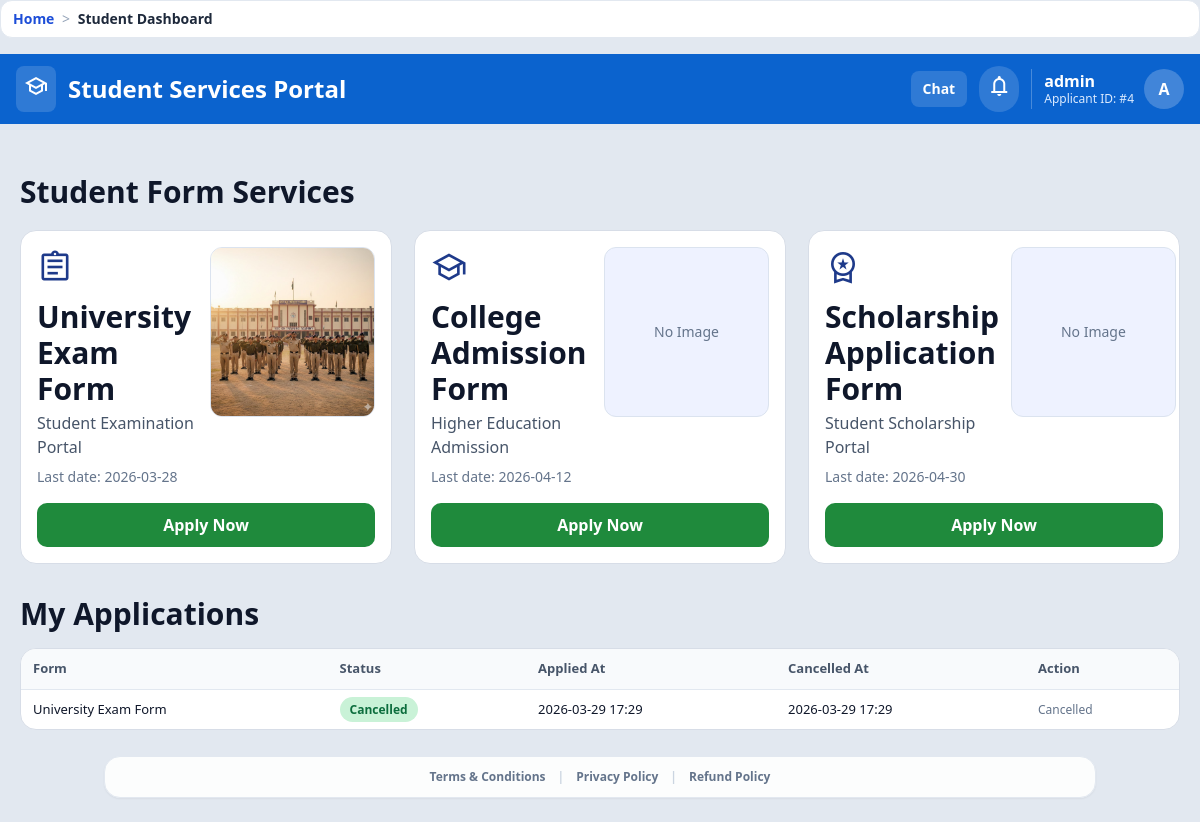
The page /student-services/ (signed in) on the database as committed earlier.
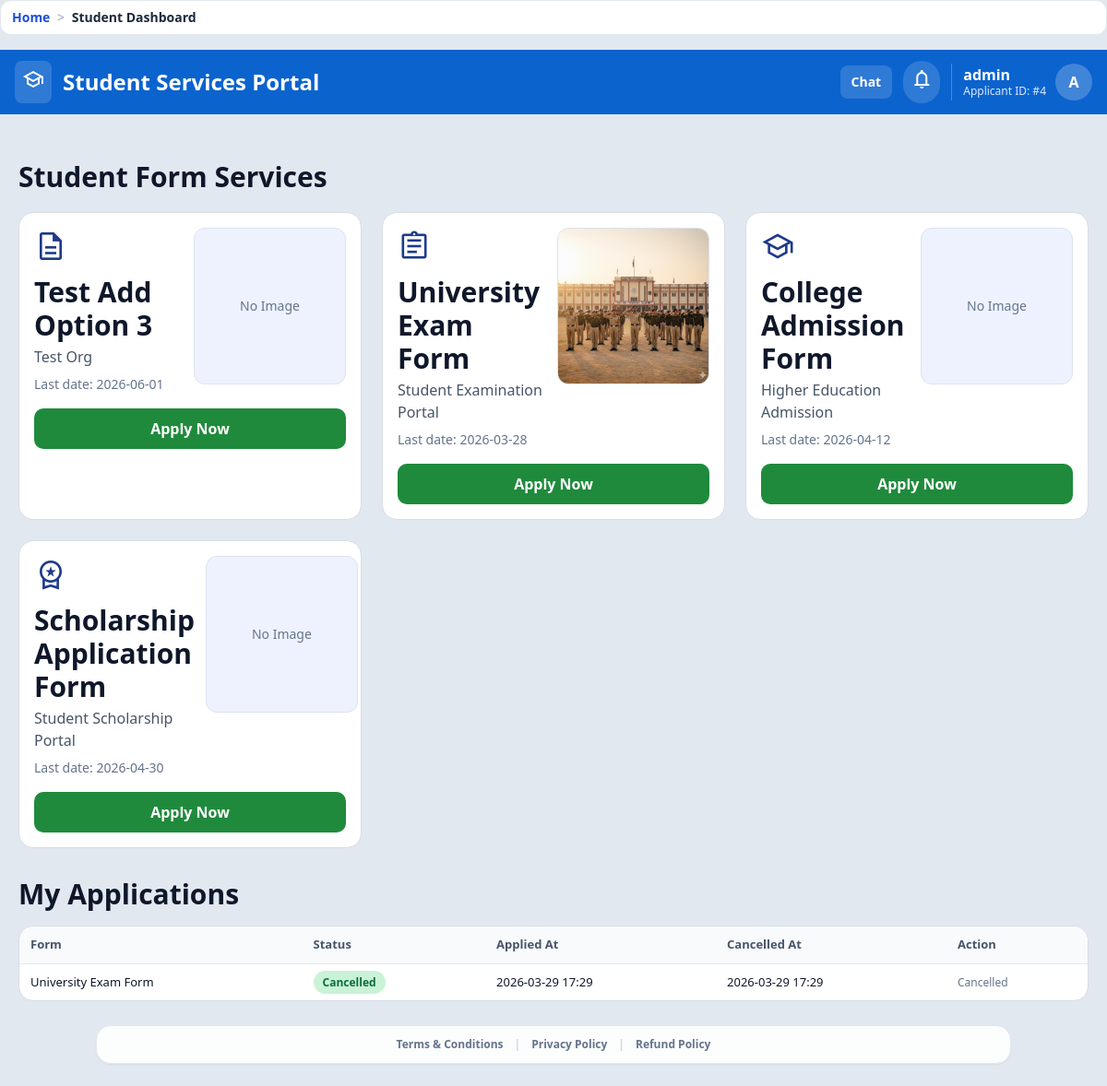
The same page on the database as committed later.
### accounts/models.py (models this page shows, shortened)
class UserProfile(models.Model):
    user          = models.OneToOneField(User, on_delete=models.CASCADE, related_name='profile')
    full_name     = models.CharField(max_length=150, blank=True)
    father_name   = models.CharField(max_length=150, blank=True)
    mother_name   = models.CharField(max_length=150, blank=True)
    dob           = models.DateField(null=True, blank=True)
    GENDER_CHOICES = [('M','Male'),('F','Female'),('O','Other')]
    gender        = models.CharField(max_length=1, choices=GENDER_CHOICES, blank=True)
    CATEGORY_CHOICES = [('General','General'),('OBC','OBC'),('SC','SC'),('ST','ST')]
    category      = models.CharField(max_length=20, choices=CATEGORY_CHOICES, blank=True)
    mobile        = models.CharField(max_length=15, blank=True)
    email         = models.EmailField(blank=True)
    present_state = models.CharField(max_length=100, blank=True)
    present_district = models.CharField(max_length=100, blank=True)
    present_city = models.CharField(max_length=100, blank=True)
    present_pincode = models.CharField(max_length=10, blank=True)
    present_address = models.TextField(blank=True)
    permanent_same_as_present = models.BooleanField(default=False)
    permanent_state = models.CharField(max_length=100, blank=True)
    permanent_district = models.CharField(max_length=100, blank=True)
    permanent_pincode = models.CharField(max_length=10, blank=True)
    permanent_full_address = models.TextField(blank=True)
    permanent_address = models.TextField(blank=True)
    district      = models.CharField(max_length=100, blank=True)
    state         = models.CharField(max_length=100, default='Chhattisgarh', blank=True)
    pincode       = models.CharField(max_length=10, blank=True)
    aadhar        = models.CharField(max_length=20, blank=True)
    samagra_id    = models.CharField(max_length=20, blank=True)
    caste_cert_no = models.CharField(max_length=50, blank=True)
    income_cert_no= models.CharField(max_length=50, blank=True)
    tenth_board   = models.CharField(max_length=100, blank=True)
    tenth_roll_number = models.CharField(max_length=50, blank=True)
    tenth_percentage = models.CharField(max_length=20, blank=True)
    tenth_result  = models.CharField(max_length=50, blank=True)
    twelfth_board = models.CharField(max_length=100, blank=True)
    twelfth_roll_number = models.CharField(max_length=50, blank=True)
    twelfth_percentage = models.CharField(max_length=20, blank=True)
    twelfth_result= models.CharField(max_length=50, blank=True)
    graduation    = models.CharField(max_length=100, blank=True)
    university    = models.CharField(max_length=150, blank=True)
    tenth_subjects = models.TextField(blank=True)
    twelfth_subjects = models.TextField(blank=True)
    graduation_subjects = models.TextField(blank=True)
    previous_course_name = models.CharField(max_length=150, blank=True)
    previous_subjects = models.TextField(blank=True)
    current_course_name = models.CharField(max_length=150, blank=True)
    current_year = models.CharField(max_length=100, blank=True)
    current_semester = models.CharField(max_length=100, blank=True)
    current_subjects = models.TextField(blank=True)
    college_name = models.CharField(max_length=200, blank=True)
    university_name = models.CharField(max_length=200, blank=True)
    course = models.CharField(max_length=150, blank=True)
    year_semester = models.CharField(max_length=100, blank=True)
    enrollment_number = models.CharField(max_length=100, blank=True)
    account_holder_name = models.CharField(max_length=150, blank=True)
    bank_name = models.CharField(max_length=150, blank=True)
    account_number = models.CharField(max_length=50, blank=True)
    ifsc_code = models.CharField(max_length=20, blank=True)
    branch_name = models.CharField(max_length=150, blank=True)
    aadhaar_linked = models.CharField(max_length=3, blank=True, choices=[('yes', 'Yes'), ('no', 'No')])
    personal_extra_rows = models.JSONField(default=list, blank=True)
    address_extra_rows = models.JSONField(default=list, blank=True)
    academic_extra_rows = models.JSONField(default=list, blank=True)
    college_extra_rows = models.JSONField(default=list, blank=True)
    bank_extra_rows = models.JSONField(default=list, blank=True)
    subject_extra_rows = models.JSONField(default=list, blank=True)
    avatar        = models.ImageField(upload_to='profile_avatars/', null=True, blank=True)
    photo         = models.ImageField(upload_to='profile_photos/', null=True, blank=True)
    signature     = models.ImageField(upload_to='profile_signatures/', null=True, blank=True)
    photo_url     = models.URLField(max_length=800, blank=True)
    signature_url = models.URLField(max_length=800, blank=True)
    chat_enabled  = models.BooleanField(default=False)
    master_data_last_saved_at = models.DateTimeField(null=True, blank=True)
    master_data_unmask_until = models.DateTimeField(null=True, blank=True)
    master_data_unmask_date = models.DateField(null=True, blank=True)
    master_data_unmask_count = models.PositiveSmallIntegerField(default=0)
    apply_autofill_locked_until = models.DateTimeField(null=True, blank=True)
    apply_profile_view_date = models.DateField(null=True, blank=True)
    apply_profile_view_count = models.PositiveSmallIntegerField(default=0)
    apply_profile_unmask_until = models.DateTimeField(null=True, blank=True)
    apply_profile_unmask_date = models.DateField(null=True, blank=True)
    apply_profile_unmask_count = models.PositiveSmallIntegerField(default=0)
    apply_draft_data = models.JSONField(default=dict, blank=True)

class Vacancy(models.Model):
    CATEGORY_GOVERNMENT = "government"
    CATEGORY_STUDENT = "student"
    CATEGORY_CHOICES = [
        (CATEGORY_GOVERNMENT, "Government"),
        (CATEGORY_STUDENT, "Student"),
    ]
    category = models.CharField(max_length=20, choices=CATEGORY_CHOICES, default=CATEGORY_GOVERNMENT)
    title = models.CharField(max_length=200)
    organization = models.CharField(max_length=200)
    last_date = models.DateField()
    icon_name = models.CharField(max_length=50, blank=True, default="description")
    image = models.ImageField(upload_to="vacancy_images/", null=True, blank=True)
    display_order = models.PositiveIntegerField(default=0)
    is_active = models.BooleanField(default=True)
    hidden_from_users = models.BooleanField(default=False)
    visible_to_users = models.JSONField(default=list, blank=True)
    required_documents = models.JSONField(default=list, blank=True)
    required_profile_fields = models.JSONField(default=list, blank=True)
    mobile_page_size = models.PositiveSmallIntegerField(default=6)
    created_at = models.DateTimeField(auto_now_add=True)
    class Meta:
        ordering = ["display_order", "last_date", "id"]

class Application(models.Model):
    STATUS_PENDING = "pending"
    STATUS_APPROVED = "approved"
    STATUS_UNDER_REVIEW = "under_review"
    STATUS_REJECTED = "rejected"
    STATUS_CANCELLED = "cancelled"
    STATUS_CHOICES = [
        (STATUS_PENDING, "Pending"),
        (STATUS_APPROVED, "Approved"),
        (STATUS_UNDER_REVIEW, "Under Review"),
        (STATUS_REJECTED, "Rejected"),
        (STATUS_CANCELLED, "Cancelled"),
    ]
    profile = models.ForeignKey(UserProfile, on_delete=models.CASCADE, related_name="applications")
    vacancy = models.ForeignKey(Vacancy, on_delete=models.CASCADE, related_name="applications")
    status = models.CharField(max_length=20, choices=STATUS_CHOICES, default=STATUS_PENDING)
    remarks = models.TextField(blank=True)
    applied_at = models.DateTimeField(auto_now_add=True)
    updated_at = models.DateTimeField(auto_now=True)
    cancelled_at = models.DateTimeField(null=True, blank=True)
    class Meta:
        ordering = ["-applied_at"]
        constraints = [
            models.UniqueConstraint(fields=["profile", "vacancy"], name="unique_application_per_profile_vacancy"),
        ]

### core/views.py (the view)
# urls.py: path("student-services/", views.student_services_dashboard, name="student_services_dashboard"),
@login_required
def student_services_dashboard(request):
    profile, _ = UserProfile.objects.get_or_create(user=request.user)
    _seed_default_vacancies()
    services = [
        item
        for item in Vacancy.objects.filter(category=Vacancy.CATEGORY_STUDENT).order_by(
            "display_order", "last_date", "id"
        )
        if _vacancy_visible_to_profile(item, profile)
    ]
    user_apps = Application.objects.filter(profile=profile).select_related("vacancy")
    application_map = {app.vacancy_id: app for app in user_apps}
    service_cards = []
    for service in services:
        service_cards.append(
            {
                "vacancy": service,
                "application": application_map.get(service.id),
            }
        )
    my_applications = (
        user_apps.filter(vacancy__category=Vacancy.CATEGORY_STUDENT)
        .order_by("-applied_at")
    )
    news_items = _news_for_portal(PortalNews.TARGET_STUDENT)
    return render(
        request,
        "portal_main/student_services.html",
        {
            "profile": profile,
            "service_cards": service_cards,
            "my_applications": my_applications,
            "news_items": news_items,
            "is_admin_user": _can_access_admin(request),
        },
    )

### templates/portal_main/student_services.html (shortened to what this page needs)
{% extends 'base.html' %}
{% block body_class %}min-h-screen bg-slate-200 text-slate-900{% endblock %}
{% block page_container_class %}max-w-[1380px] mx-auto p-0{% endblock %}
{% block content %}
<header class="nav-top px-4 py-3 flex items-center justify-between gap-3">
  <div class="flex items-center gap-3">
    <div class="rounded-lg bg-white/15 p-2"><span class="material-symbols-outlined">school</span></div>
    <div class="font-extrabold text-2xl leading-none">Student Services Portal</div>
  </div>
  <div class="flex items-center gap-3">
    <a href="{% url 'user_chat' %}" class="rounded-lg bg-white/15 px-3 py-2 text-sm font-bold">Chat</a>
    <a href="{% url 'role_select' %}" class="rounded-full bg-white/15 p-2" title="Back to portal select">
      <span class="material-symbols-outlined">notifications</span>
    </a>
    <div class="user-pill">
      <div class="leading-tight">
        <div class="font-extrabold">{{ profile.full_name|default:request.user.username }}</div>
        <div class="text-xs text-blue-100">Applicant ID: #{{ profile.id }}</div>
      </div>
      <div class="user-avatar">{{ request.user.username|first|upper }}</div>
    </div>
  </div>
</header>
<div class="page-wrap">
  <section class="mt-8">
    <h2 class="text-2xl md:text-3xl font-black">Student Form Services</h2>
    <div class="service-grid mt-5">
      {% for card in service_cards %}
      {% with vacancy=card.vacancy app=card.application %}
      <article class="service-card p-4">
        <div class="service-top">
          <div>
            <div class="flex items-center justify-between">
              <span class="material-symbols-outlined text-4xl text-blue-900">{{ vacancy.icon_name|default:'description' }}</span>
            </div>
            <h3 class="mt-3 text-xl md:text-3xl leading-tight font-black">{{ vacancy.title }}</h3>
            <p class="text-sm md:text-base text-slate-600 mt-1">{{ vacancy.organization }}</p>
            <p class="text-sm text-slate-500 mt-2">Last date: {{ vacancy.last_date|date:'Y-m-d' }}</p>
          </div>
          <div class="service-media">
            {% if vacancy.image %}
              <img src="{{ vacancy.image.url }}" alt="{{ vacancy.title }}">
            {% else %}
              <div class="h-full w-full grid place-items-center text-slate-500 text-sm">No Image</div>
            {% endif %}
          </div>
        </div>
        {% if vacancy.is_active %}
        <form method="post" action="{% url 'apply_student_service' vacancy.id %}" class="mt-4">
          <button class="btn-apply" type="submit">{% if app and app.status != 'cancelled' %}Applied{% else %}Apply Now{% endif %}</button>
        </form>
        {% else %}
        <div class="mt-4">
          <button class="btn-deactivated" type="button" disabled>Deactivated</button>
        </div>
        {% endif %}
      </article>
      {% endwith %}
      {% endfor %}
    </div>
  </section>
  <section class="mt-8">
    <h2 class="text-3xl font-black">My Applications</h2>
    <div class="myapps-card mt-4 overflow-x-auto">
      <table class="myapps-table">
        <thead>
          <tr>
            <th>Form</th>
            <th>Status</th>
            <th>Applied At</th>
            <th>Cancelled At</th>
            <th>Action</th>
          </tr>
        </thead>
        <tbody>
          {% for app in my_applications %}
          <tr>
            <td>{{ app.vacancy.title }}</td>
            <td><span class="status-pill">{{ app.get_status_display }}</span></td>
            <td>{{ app.applied_at|date:'Y-m-d H:i' }}</td>
            <td>{% if app.cancelled_at %}{{ app.cancelled_at|date:'Y-m-d H:i' }}{% else %}-{% endif %}</td>
            <td>
              {% if app.status != 'cancelled' %}
              <form method="post" action="{% url 'cancel_own_application' app.id %}">
                {% csrf_token %}
                <input type="hidden" name="source" value="student">
                <button class="btn-apply" style="background:#0f172a; padding:6px 10px; width:auto;" type="submit">Cancel</button>
              </form>
              {% else %}
              <span class="text-slate-500 text-xs">Cancelled</span>
              {% endif %}
            </td>
          </tr>
          {% empty %}
          <tr><td colspan="5" class="text-slate-500">No history yet.</td></tr>
          {% endfor %}
        </tbody>
      </table>
    </div>
  </section>
</div>
{% endblock %}

### templates/base.html (shortened to what this page needs)
<!DOCTYPE html>
{% load static %}
<html lang="en">
<head>
    <script src="https://cdn.tailwindcss.com"></script>
</head>
<body class="{% block body_class %}min-h-screen bg-slate-100 text-slate-900{% endblock %}">
    <main class="{% block page_container_class %}max-w-5xl mx-auto p-4 md:p-6{% endblock %}">
        {% if breadcrumbs and breadcrumbs|length > 1 %}
        <nav class="mb-4 hidden overflow-x-auto whitespace-nowrap rounded-xl border border-slate-200 bg-white px-3 py-2 text-sm md:block">
            {% for crumb in breadcrumbs %}
                {% if forloop.last %}
                    <span class="font-bold text-slate-800">{{ crumb.label }}</span>
                {% else %}
                    <a href="{{ crumb.url }}" class="font-semibold text-blue-700 hover:underline">{{ crumb.label }}</a>
                    <span class="mx-1 text-slate-400">></span>
                {% endif %}
            {% endfor %}
        </nav>
        {% endif %}
        {% block content %}{% endblock %}
    </main>
    <footer class="max-w-5xl mx-auto px-4 pb-6 text-center text-xs text-slate-500">
        <div class="rounded-2xl border border-slate-200 bg-white/90 px-4 py-3 shadow-sm">
            <div class="flex flex-wrap items-center justify-center gap-3 font-semibold">
                <a href="{% url 'terms_conditions' %}" class="hover:text-blue-700">Terms & Conditions</a>
                <span class="text-slate-300">|</span>
                <a href="{% url 'privacy_policy' %}" class="hover:text-blue-700">Privacy Policy</a>
                <span class="text-slate-300">|</span>
                <a href="{% url 'refund_policy' %}" class="hover:text-blue-700">Refund Policy</a>
            </div>
        </div>
    </footer>
</body>
</html>

Rows that differ between the two databases and show on the page:
added Vacancy: vacancy "Test Add Option 3", vacancy.organization "Test Org", vacancy.last_date "2026-06-01", image "No Image", is_active "Apply Now"
